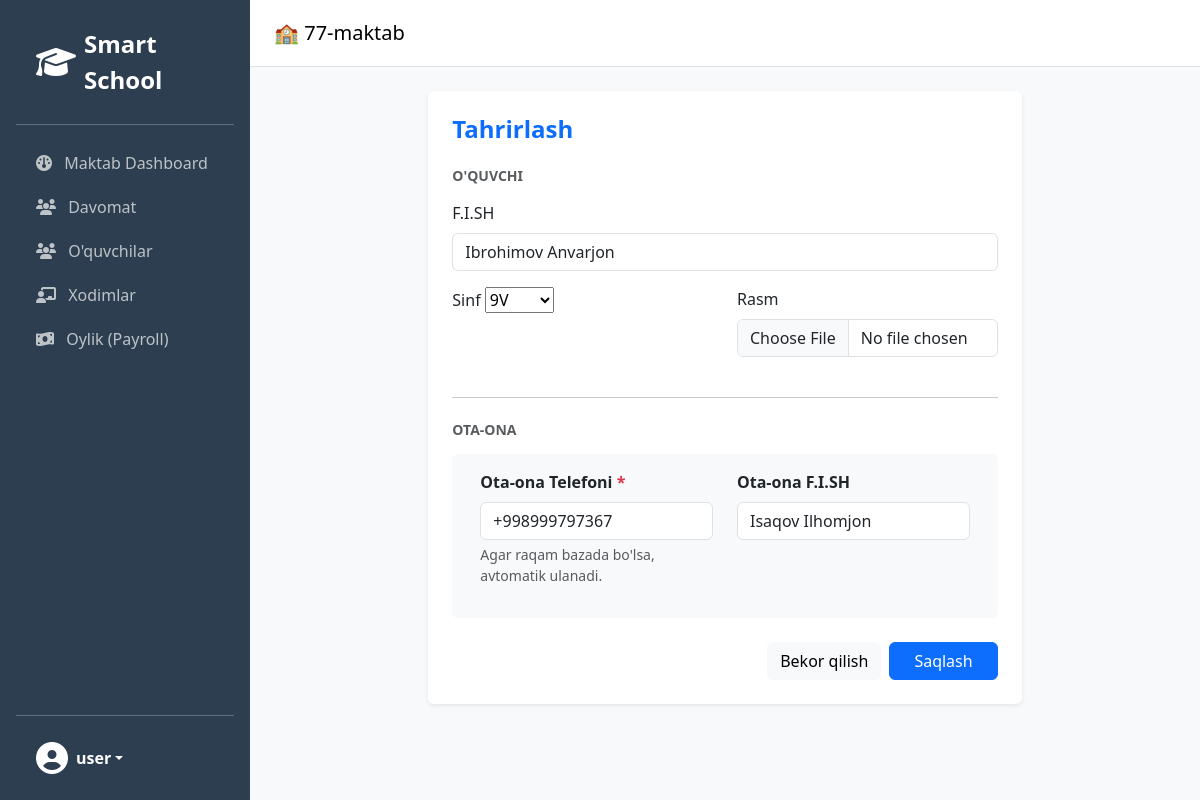
The app's page /students/6/edit/ (signed in) with its own data.
### core/models.py (models this page shows, shortened)
class UserProfile(models.Model):
    user = models.OneToOneField(User, on_delete=models.CASCADE, related_name='profile')
    school = models.ForeignKey(School, on_delete=models.SET_NULL, null=True, blank=True, verbose_name="Maktab")
    phone = models.CharField(max_length=20, blank=True, null=True)
    telegram_id = models.CharField(max_length=50, blank=True, null=True)

class School(models.Model):
    name = models.CharField(max_length=255, verbose_name="Maktab nomi")
    api_key = models.UUIDField(default=uuid.uuid4, editable=False, unique=True)
    is_active = models.BooleanField(default=True)
    last_activity = models.DateTimeField(null=True, blank=True, verbose_name="Oxirgi aloqa")

class Student(models.Model):
    school = models.ForeignKey('School', on_delete=models.CASCADE, related_name="students")
    full_name = models.CharField(max_length=255)
    hikvision_id = models.CharField(
        max_length=20,
        editable=False, # Admin panelda o'zgartirib bo'lmaydi (READONLY)
        verbose_name="Terminal ID"
    )
    parent = models.ForeignKey('Parent', on_delete=models.SET_NULL, null=True, related_name="children")
    photo = models.ImageField(
        upload_to='students/',
        blank=True,
        null=True,
        validators=[FileExtensionValidator(allowed_extensions=['jpg', 'jpeg', 'png'])],
        verbose_name="Yuz rasmi"
    )
    classroom_name = models.ForeignKey(Classroom, on_delete=models.SET_NULL, null=True, related_name="classrooms")
    is_synced = models.BooleanField(default=False) # Terminalga yuklanganmi?
    class Meta:
        unique_together = ['school', 'hikvision_id']

class Parent(models.Model):
    full_name = models.CharField(max_length=255)
    phone = models.CharField(max_length=20, unique=True) # Unikal (Global)
    telegram_id = models.CharField(max_length=50, blank=True, null=True)
    fcm_token = models.CharField(max_length=255, blank=True, null=True)
    connect_code = models.CharField(max_length=6, blank=True, null=True, unique=True)

### core/views.py (the view)
# urls.py: path('students/<int:pk>/edit/', views.student_edit, name='student_edit'),
@login_required
def student_edit(request, pk):
    school = request.user.profile.school
    student = get_object_or_404(Student, pk=pk, school=school)
    if request.method == 'POST':
        form = StudentForm(request.POST, request.FILES, instance=student)
        if form.is_valid():
            student = form.save(commit=False)
            p_phone = form.cleaned_data.get('parent_phone')
            if p_phone:
                clean_phone = p_phone.replace(" ", "").replace("+", "")
                parent, _ = Parent.objects.get_or_create(phone=clean_phone)
                student.parent = parent
            if 'photo' in form.changed_data:
                student.is_synced = False
            student.save()
            messages.success(request, "Ma'lumot yangilandi!")
            return redirect('student_list')
    else:
        initial_data = {}
        if student.parent:
            initial_data = {'parent_phone': student.parent.phone, 'parent_name': student.parent.full_name}
        form = StudentForm(instance=student, initial=initial_data)
    return render(request, 'core/student_form.html', {'form': form, 'title': "Tahrirlash", 'student': student})

### core/forms.py
class StudentForm(forms.ModelForm):
    parent_phone = forms.CharField(label="Ota-ona Telefoni", required=False,
                                 widget=forms.TextInput(attrs={'class': 'form-control', 'placeholder': '+998...'}))
    parent_name = forms.CharField(label="Ota-ona Ismi", required=False,
                                widget=forms.TextInput(attrs={'class': 'form-control'}))
    class Meta:
        model = Student
        fields = ['full_name', 'classroom_name', 'photo'] # ID va School avtomat
        widgets = {
            'full_name': forms.TextInput(attrs={'class': 'form-control'}),
            'photo': forms.FileInput(attrs={'class': 'form-control'}),
        }

### core/models.py (called while the page is built)
    def __str__(self): return self.name

### templates/core/student_form.html (shortened to what this page needs)
{% extends 'base.html' %} {% block title %}{{ title }}{% endblock %}
{% block content %}
<div class="row justify-content-center">
  <div class="col-md-8">
    <div class="card p-4 shadow-sm border-0">
      <h4 class="mb-4 fw-bold text-primary">{{ title }}</h4>
      <form method="post" enctype="multipart/form-data">
        <h6 class="text-muted text-uppercase small fw-bold mb-3">O'quvchi</h6>
                <div class="row mb-3">
                    <div class="col-md-12 mb-3">
                        <label class="form-label">F.I.SH</label>
                        {{ form.full_name }}
                    </div>
                    <div class="col-md-6 mb-3">
                        <label class="form-label">Sinf</label>
                        {{ form.classroom_name }} </div>
                    <div class="col-md-6 mb-3">
                        <label class="form-label">Rasm</label>
                        {{ form.photo }}
                    </div>
                </div>
        <hr class="my-4" />
        <h6 class="text-muted text-uppercase small fw-bold mb-3">Ota-ona</h6>
        <div class="row bg-light p-3 rounded mx-0">
          <div class="col-md-6 mb-3">
            <label class="form-label fw-bold"
              >Ota-ona Telefoni <span class="text-danger">*</span></label
            >
            <input
              type="text"
              name="parent_phone"
              class="form-control"
              placeholder="+998901234567"
              required
              value="{{ student.parent.phone|default:'' }}"
            />
            <div class="form-text small">
              Agar raqam bazada bo'lsa, avtomatik ulanadi.
            </div>
          </div>
          <div class="col-md-6 mb-3">
            <label class="form-label fw-bold">Ota-ona F.I.SH</label>
            <input
              type="text"
              name="parent_name"
              class="form-control"
              placeholder="Valiyev Toshmat"
              required
              value="{{ student.parent.full_name|default:'' }}"
            />
          </div>
        </div>
        <div class="d-flex justify-content-end gap-2 mt-4">
          <a href="{% url 'student_list' %}" class="btn btn-light"
            >Bekor qilish</a
          >
          <button type="submit" class="btn btn-primary px-4">Saqlash</button>
        </div>
      </form>
    </div>
  </div>
</div>
{% endblock %}

### templates/base.html (shortened to what this page needs)
<!DOCTYPE html>
<html lang="uz">
  <head>
    <link
      href="https://cdn.jsdelivr.net/npm/bootstrap@5.3.0/dist/css/bootstrap.min.css"
      rel="stylesheet"
    />
    <link
      href="https://cdnjs.cloudflare.com/ajax/libs/font-awesome/6.4.0/css/all.min.css"
      rel="stylesheet"
    />
  </head>
  <body>
    <div class="d-flex">
      <div
        class="sidebar d-flex flex-column flex-shrink-0 p-3"
        style="width: 250px"
      >
        <a
          href="/"
          class="d-flex align-items-center mb-3 mb-md-0 me-md-auto text-white text-decoration-none"
        >
          <i class="fa-solid fa-graduation-cap fa-2x me-2"></i>
          <span class="fs-4 fw-bold">Smart School</span>
        </a>
        <hr />
        <ul class="nav nav-pills flex-column mb-auto">
          <li>
            <a href="{% url 'dashboard' %}">
              <i class="fa-solid fa-gauge me-2"></i> Maktab Dashboard
            </a>
          </li>
          <li>
            <a href="{% url 'attendance_report' %}">
              <i class="fa-solid fa-users me-2"></i> Davomat
            </a>
          </li>
          <li>
            <a href="{% url 'student_list' %}">
              <i class="fa-solid fa-users me-2"></i> O'quvchilar
            </a>
          </li>
          <li>
            <a href="{% url 'employee_list' %}">
              <i class="fa-solid fa-chalkboard-user me-2"></i> Xodimlar
            </a>
          </li>
          <li>
            <a href="{% url 'payroll_report' %}">
              <i class="fa-solid fa-money-bill-wave me-2"></i> Oylik (Payroll)
            </a>
          </li>
        </ul>
        <hr />
        <div class="dropdown">
          <a
            href="#"
            class="d-flex align-items-center text-white text-decoration-none dropdown-toggle"
            id="dropdownUser1"
            data-bs-toggle="dropdown"
            aria-expanded="false"
          >
            <i class="fa-solid fa-user-circle fa-2x me-2"></i>
            <strong>{{ request.user.username }}</strong>
          </a>
        </div>
      </div>
      <div class="w-100">
        <nav class="navbar navbar-light bg-white border-bottom px-4 py-3">
          <span class="navbar-brand mb-0 h1">
            {% if request.user.is_superuser %} 🏛️ Tuman Xalq Ta'limi Bo'limi
            {% else %} 🏫 {{ request.user.profile.school.name }} {% endif %}
          </span>
        </nav>
        <div class="p-4">
           {% block content %} {% endblock %}
        </div>
      </div>
    </div>
  </body>
</html>

### templates/base.html (style rules this page uses)
body { background-color: #f8f9fa; }
.sidebar { min-height: 100vh; background: #2c3e50; color: white; }
.sidebar a { color: #bdc3c7; text-decoration: none; display: block; padding: 10px 20px; }
.card { border: none; shadow-sm: 0 2px 4px rgba(0, 0, 0, 0.05); }

### records on screen
Student: full_name "Ibrohimov Anvarjon", classroom_name "9V", parent_phone "+998999797367", parent_name "Isaqov Ilhomjon"

### other values on screen
{{ request.user.username }} "user"
{{ request.user.profile.school.name }} "77-maktab"
{{ title }} "Tahrirlash"
